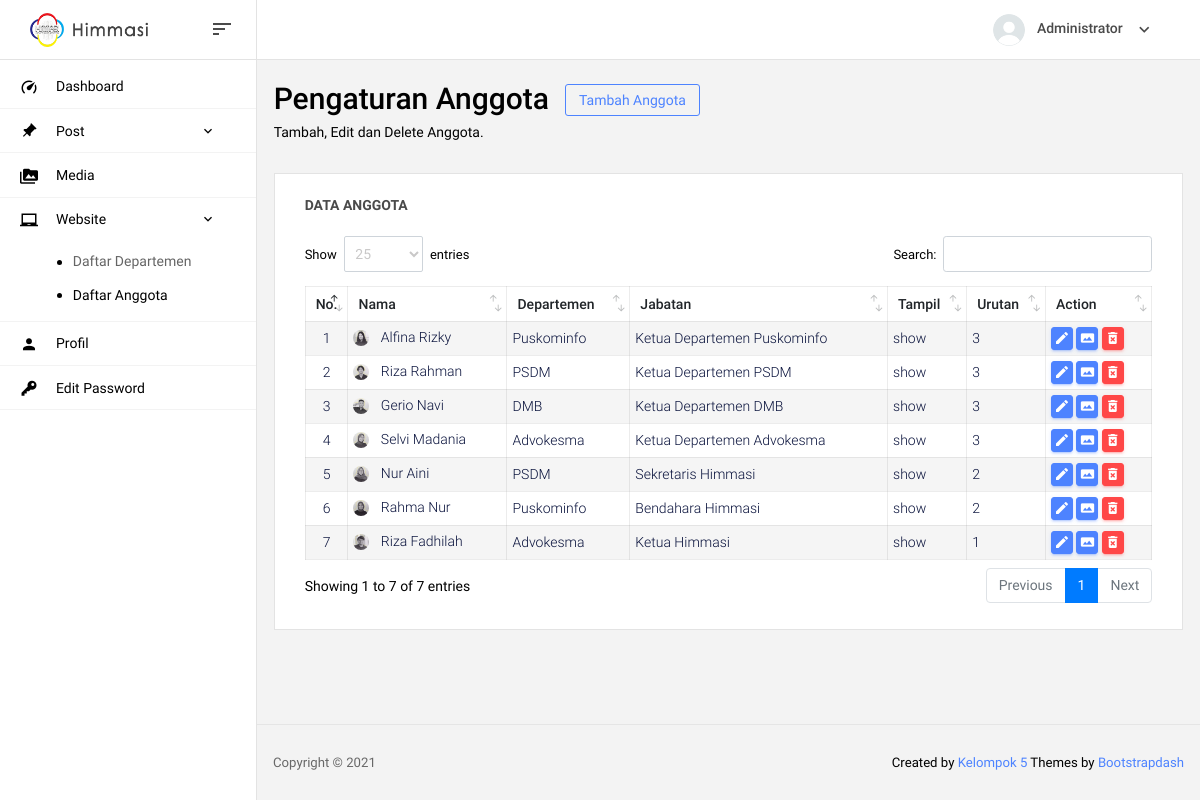
/admin/anggota (signed in), run on the app's committed database.
### tables this page shows
CREATE TABLE `user` (
  `id_user` int(11) NOT NULL,
  `nama` varchar(100) NOT NULL,
  `username` varchar(50) NOT NULL,
  `password` varchar(50) NOT NULL,
  `level` varchar(50) NOT NULL,
  `jabatan` varchar(50) NOT NULL,
  `foto` varchar(50) NOT NULL
);

CREATE TABLE `anggota` (
  `id_anggota` int(11) NOT NULL,
  `nama` varchar(100) NOT NULL,
  `jabatan` varchar(50) NOT NULL,
  `id_dept` int(11) NOT NULL,
  `foto` varchar(50) NOT NULL,
  `tampil` varchar(50) NOT NULL,
  `urutan` int(3) NOT NULL,
  `insert_by` int(11) NOT NULL,
  `insert_at` date NOT NULL,
  `update_by` int(11) NOT NULL,
  `update_at` date NOT NULL
);

CREATE TABLE `departemen` (
  `id_dept` int(11) NOT NULL,
  `nama` varchar(50) NOT NULL,
  `deskripsi` text NOT NULL,
  `jumlah` int(2) NOT NULL,
  `logo` varchar(50) NOT NULL
);

### admin/includes/session.php (called while the page is built, shortened)
<?php
	$id_user = $_SESSION['id_user'];
	$query = mysqli_query($koneksi,"SELECT `username`, `nama`, `foto` FROM `user` WHERE `id_user` = $id_user");
  	while($data = mysqli_fetch_row($query)){
    	$nama     = $data[1];
    	$foto     = $data[2];
  	}
    if (empty($foto)) {$foto="default.png";}
?>

### admin/page/anggota.php (the view, shortened to what this page needs)
<section class="row">
  <div class="col-md-12 grid-margin">
    <div class="d-flex justify-content-between flex-wrap">
      <div class="d-flex align-items-end flex-wrap">
        <div class="mr-md-3 mr-xl-5">
          <div class="row m-0">
            <h2>Pengaturan Anggota</h2>
            <button type="button" class="btn btn-outline-primary btn-sm mx-3" data-toggle="modal" data-target="#tambahanggota" style="height: fit-content;">
              Tambah Anggota
            </button>
          </div>
          <p class="mb-md-0">Tambah, Edit dan Delete Anggota.</p>
        </div>
      </div>
    </div>
  </div>
</section>
<section class="card">
  <div class="card-body">
    <h4 class="card-title">Data Anggota</h4>
    <div class="row">
      <div class="col-12">
        <div class="table-responsive">
          <table id="data-alumni" class="table">
            <thead>
              <tr>
                <th>No.</th>
                <th>Nama</th>
                <th>Departemen</th>
                <th>Jabatan</th>
                <th>Tampil</th>
                <th>Urutan</th>
                <th>Action</th>
              </tr>
            </thead>
            <tbody>
              <?php
                $no = 1;
                $sql = "SELECT * FROM `anggota` ORDER BY `id_anggota` DESC";
                $query = mysqli_query($koneksi,$sql);
                while($data = mysqli_fetch_array($query)){
                   $id_anggota  = $data["id_anggota"];
                   $nama        = $data["nama"];
                   $id_dept     = $data["id_dept"];
                   $foto        = $data["foto"];
                   $jabatan     = $data["jabatan"];
                   $tampil      = $data["tampil"];
                   $urutan      = $data["urutan"];
              ?>
              <tr>
                <td class="td-nomer"><?= $no ?></td>
                <td>
                  <img src="../assets/img/foto/<?= $foto ?>" class="rounded-circle img-profil mr-2" style="height:16px;width:16px">
                  <span><?= $nama ?></span>
                </td>
                <td>
                  <?php
                    $query_dept = mysqli_query($koneksi,"SELECT `nama` FROM `departemen` WHERE `id_dept`='$id_dept'");
                    while($data_dept = mysqli_fetch_row($query_dept)){ echo $data_dept[0]; }
                  ?>
                </td>
                <td><?= $jabatan ?></td>
                <td><?= $tampil ?></td>
                <td><?= $urutan ?></td>
                <td>
                  <button type="button" class="btn btn-primary btn-sm btn-table" title="Edit" data-toggle="modal" data-target="#editanggota" onclick='editanggota(<?php echo  '"'.$id_anggota.'"' ?>)'><i class="mdi mdi-pencil"></i></button>
                  <button type="button" class="btn btn-primary btn-sm btn-table" title="Edit Foto" data-toggle="modal" data-target="#editFoto" onclick='editFoto(<?php echo  '"'.$id_anggota.'"' ?>)'><i class="mdi mdi-image-area"></i></button>
                  <button type="button" class="btn btn-danger btn-sm btn-table" title="Hapus"  data-toggle="modal" data-target="#hapusanggota" onclick='hapusanggota(<?php echo  '"'.$id_anggota.'"' ?>)'><i class="mdi mdi-delete-forever"></i></button>
                </td>
              </tr>
              <?php $no++; } ?>
            </tbody>
          </table>
        </div>
      </div>
    </div>
  </div>
</section>

### admin/includes/navbar.php (shortened to what this page needs)
<nav class="navbar col-lg-12 col-12 p-0 fixed-top d-flex flex-row">
      <div class="navbar-brand-wrapper d-flex justify-content-center">
        <div class="navbar-brand-inner-wrapper d-flex justify-content-between align-items-center w-100">
          <a class="navbar-brand brand-logo" href="index.php"><img class="of-contain w-100" src="assets/img/logo.png" alt="logo"/></a>
          <button class="navbar-toggler navbar-toggler align-self-center" type="button" data-toggle="minimize">
            <span class="mdi mdi-sort-variant"></span>
          </button>
        </div>
      </div>
      <div class="navbar-menu-wrapper d-flex align-items-center justify-content-end">
        <ul class="navbar-nav navbar-nav-right">
          <li class="nav-item nav-profile dropdown">
            <a class="nav-link dropdown-toggle" href="#" data-toggle="dropdown" id="profileDropdown">
              <img src="assets/img/profil/<?= $foto ?>" class="img-profil" alt="profile"/>
              <span class="nav-profile-name"><?= $nama ?></span>
            </a>
          </li>
        </ul>
      </div>
    </nav>

### admin/includes/head.php (style rules this page uses)
p { margin: 0px }
.table thead tr th { padding: 10px !important; font-size: 14px; }
.table tbody tr td { padding: 5px !important }
.btn-table { padding: 2px !important; height: fit-content; }
.btn-table i { font-size: 16px !important }
.btn i { font-size: 14px; }
.of-contain { object-fit: contain; }
.img-profil { object-fit: cover; object-position: top }
.dataTables_wrapper .dataTable .btn { padding: 3px 5px 5px 3px; }
.card { border: 1px solid #e3e3e3; }
.td-nomer { width: 10px; text-align: center; }
.dataTables_wrapper .dataTable thead .sorting:before, .dataTables_wrapper .dataTable thead .sorting_asc:before, .dataTables_wrapper .dataTable thead .sorting_desc:before, .dataTables_wrapper .dataTable thead .sorting_asc_disabled:before, .dataTables_wrapper .dataTable thead .sorting_desc_disabled:before { right: 8px;bottom: 10px; }
.dataTables_wrapper .dataTable thead .sorting:after, .dataTables_wrapper .dataTable thead .sorting_asc:after, .dataTables_wrapper .dataTable thead .sorting_desc:after, .dataTables_wrapper .dataTable thead .sorting_asc_disabled:after, .dataTables_wrapper .dataTable thead .sorting_desc_disabled:after { right: 3px;bottom: 0px; }

### data on the page
user: nama "Administrator"
anggota: foto (picture), nama "Alfina Rizky", jabatan "Ketua Departemen Puskominfo", tampil "show", urutan "3"
departemen: nama "Puskominfo"
anggota: foto (picture), nama "Riza Rahman", jabatan "Ketua Departemen PSDM", tampil "show", urutan "3"
departemen: nama "PSDM"
anggota: foto (picture), nama "Gerio Navi", jabatan "Ketua Departemen DMB", tampil "show", urutan "3"
departemen: nama "DMB"
anggota: foto (picture), nama "Selvi Madania", jabatan "Ketua Departemen Advokesma", tampil "show", urutan "3"
departemen: nama "Advokesma"
anggota: foto (picture), nama "Nur Aini", jabatan "Sekretaris Himmasi", tampil "show", urutan "2"
anggota: foto (picture), nama "Rahma Nur", jabatan "Bendahara Himmasi", tampil "show", urutan "2"
anggota: foto (picture), nama "Riza Fadhilah", jabatan "Ketua Himmasi", tampil "show", urutan "1"
